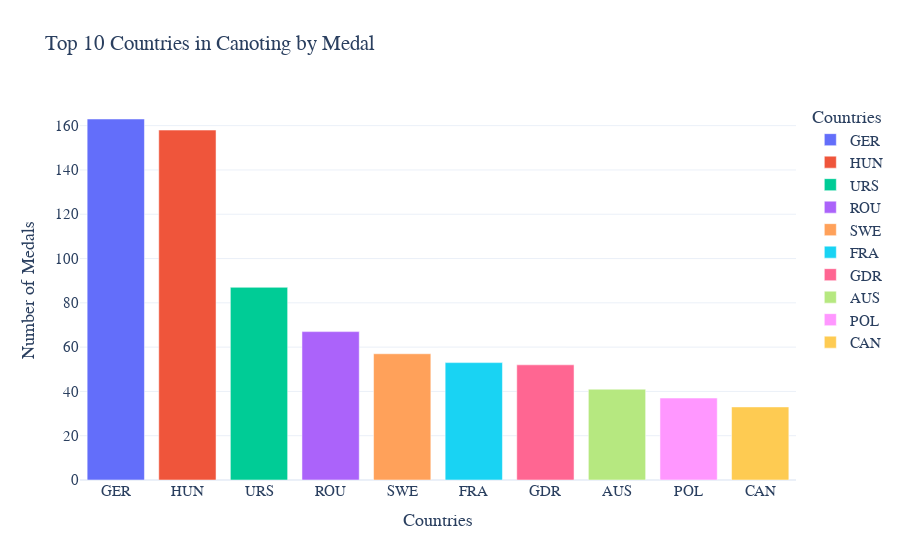

Here is the notebook cell this chart was saved with:
### Markdown cell above
<h3>All countries Canoeing</h3>

### Code cell
medal_count = os_data_canoeing.groupby("NOC")["Medal"].count().reset_index()

top_10_athletics = medal_count.sort_values(by="Medal", ascending=False).head(10)

fig = px.bar(top_10_athletics, x="NOC",y="Medal",
            title="Top 10 Countries in Canoting by Medal",
            template='plotly_white',
            labels={"NOC": "Countries", "Medal": "Number of Medals"},
            color="NOC")

fig.update_layout(font_family="Rockwell", font_size=15)

fig.show()

### Figure 1 — Plotly figure (JSON) as saved in the notebook; plotly's stock layout.template omitted (floating-point values rounded to 4 significant figures)
{"data": [{"alignmentgroup": "True", "hovertemplate": "Countries=%{x}<br>Number of Medals=%{y}<extra></extra>", "legendgroup": "GER", "marker": {"color": "#636efa", "pattern": {"shape": ""}}, "name": "GER", "offsetgroup": "GER", "orientation": "v", "showlegend": true, "textposition": "auto", "type": "bar", "x": ["GER"], "xaxis": "x", "y": [163], "yaxis": "y"}, {"alignmentgroup": "True", "hovertemplate": "Countries=%{x}<br>Number of Medals=%{y}<extra></extra>", "legendgroup": "HUN", "marker": {"color": "#EF553B", "pattern": {"shape": ""}}, "name": "HUN", "offsetgroup": "HUN", "orientation": "v", "showlegend": true, "textposition": "auto", "type": "bar", "x": ["HUN"], "xaxis": "x", "y": [158], "yaxis": "y"}, {"alignmentgroup": "True", "hovertemplate": "Countries=%{x}<br>Number of Medals=%{y}<extra></extra>", "legendgroup": "URS", "marker": {"color": "#00cc96", "pattern": {"shape": ""}}, "name": "URS", "offsetgroup": "URS", "orientation": "v", "showlegend": true, "textposition": "auto", "type": "bar", "x": ["URS"], "xaxis": "x", "y": [87], "yaxis": "y"}, {"alignmentgroup": "True", "hovertemplate": "Countries=%{x}<br>Number of Medals=%{y}<extra></extra>", "legendgroup": "ROU", "marker": {"color": "#ab63fa", "pattern": {"shape": ""}}, "name": "ROU", "offsetgroup": "ROU", "orientation": "v", "showlegend": true, "textposition": "auto", "type": "bar", "x": ["ROU"], "xaxis": "x", "y": [67], "yaxis": "y"}, {"alignmentgroup": "True", "hovertemplate": "Countries=%{x}<br>Number of Medals=%{y}<extra></extra>", "legendgroup": "SWE", "marker": {"color": "#FFA15A", "pattern": {"shape": ""}}, "name": "SWE", "offsetgroup": "SWE", "orientation": "v", "showlegend": true, "textposition": "auto", "type": "bar", "x": ["SWE"], "xaxis": "x", "y": [57], "yaxis": "y"}, {"alignmentgroup": "True", "hovertemplate": "Countries=%{x}<br>Number of Medals=%{y}<extra></extra>", "legendgroup": "FRA", "marker": {"color": "#19d3f3", "pattern": {"shape": ""}}, "name": "FRA", "offsetgroup": "FRA", "orientation": "v", "showlegend": true, "textposition": "auto", "type": "bar", "x": ["FRA"], "xaxis": "x", "y": [53], "yaxis": "y"}, {"alignmentgroup": "True", "hovertemplate": "Countries=%{x}<br>Number of Medals=%{y}<extra></extra>", "legendgroup": "GDR", "marker": {"color": "#FF6692", "pattern": {"shape": ""}}, "name": "GDR", "offsetgroup": "GDR", "orientation": "v", "showlegend": true, "textposition": "auto", "type": "bar", "x": ["GDR"], "xaxis": "x", "y": [52], "yaxis": "y"}, {"alignmentgroup": "True", "hovertemplate": "Countries=%{x}<br>Number of Medals=%{y}<extra></extra>", "legendgroup": "AUS", "marker": {"color": "#B6E880", "pattern": {"shape": ""}}, "name": "AUS", "offsetgroup": "AUS", "orientation": "v", "showlegend": true, "textposition": "auto", "type": "bar", "x": ["AUS"], "xaxis": "x", "y": [41], "yaxis": "y"}, {"alignmentgroup": "True", "hovertemplate": "Countries=%{x}<br>Number of Medals=%{y}<extra></extra>", "legendgroup": "POL", "marker": {"color": "#FF97FF", "pattern": {"shape": ""}}, "name": "POL", "offsetgroup": "POL", "orientation": "v", "showlegend": true, "textposition": "auto", "type": "bar", "x": ["POL"], "xaxis": "x", "y": [37], "yaxis": "y"}, {"alignmentgroup": "True", "hovertemplate": "Countries=%{x}<br>Number of Medals=%{y}<extra></extra>", "legendgroup": "CAN", "marker": {"color": "#FECB52", "pattern": {"shape": ""}}, "name": "CAN", "offsetgroup": "CAN", "orientation": "v", "showlegend": true, "textposition": "auto", "type": "bar", "x": ["CAN"], "xaxis": "x", "y": [33], "yaxis": "y"}], "layout": {"barmode": "relative", "font": {"family": "Rockwell", "size": 15}, "legend": {"title": {"text": "Countries"}, "tracegroupgap": 0}, "title": {"text": "Top 10 Countries in Canoting by Medal"}, "xaxis": {"anchor": "y", "categoryarray": ["GER", "HUN", "URS", "ROU", "SWE", "FRA", "GDR", "AUS", "POL", "CAN"], "categoryorder": "array", "domain": [0, 1], "title": {"text": "Countries"}}, "yaxis": {"anchor": "x", "domain": [0, 1], "title": {"text": "Number of Medals"}}}}
